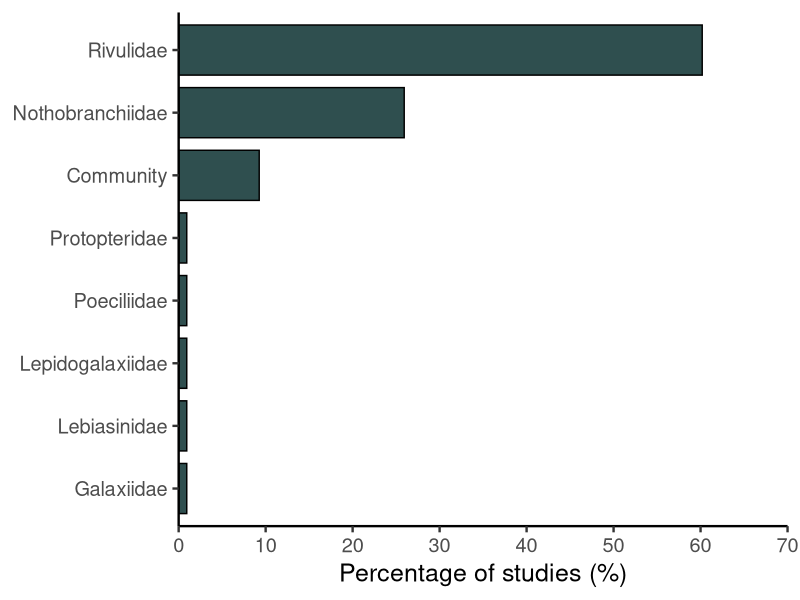
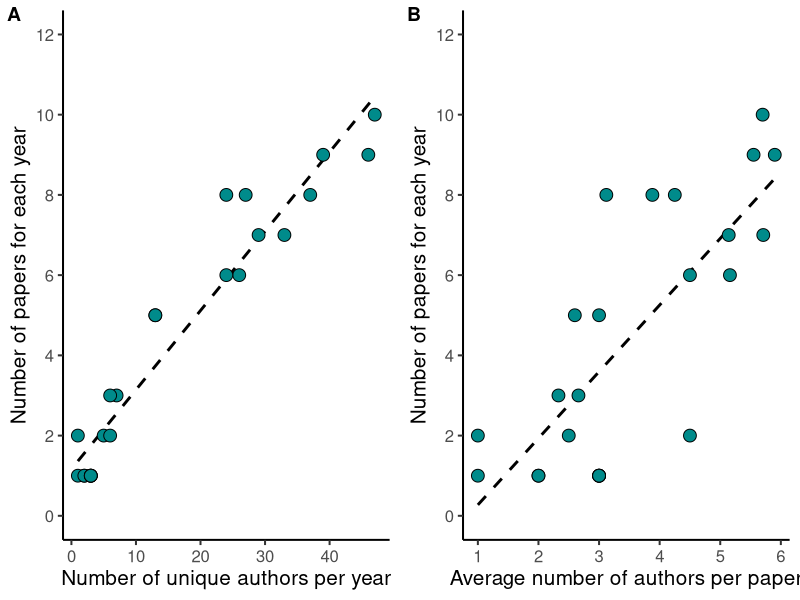
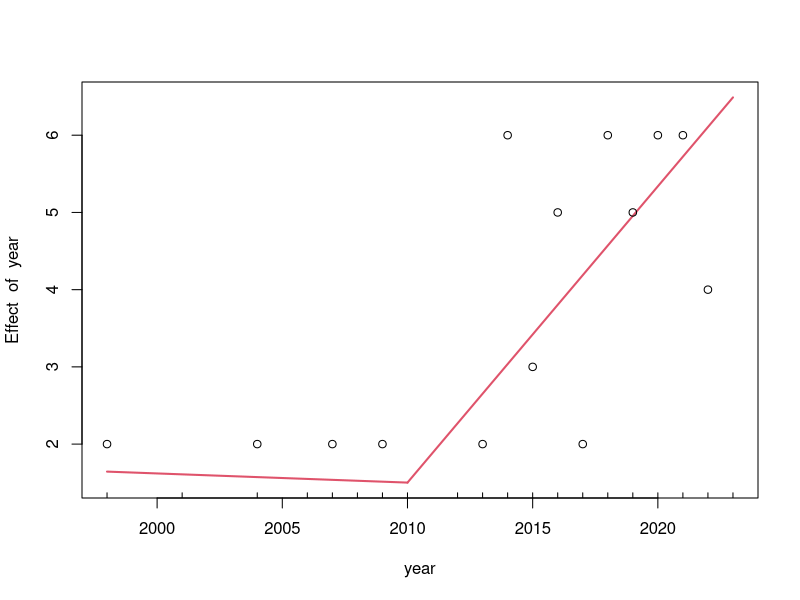
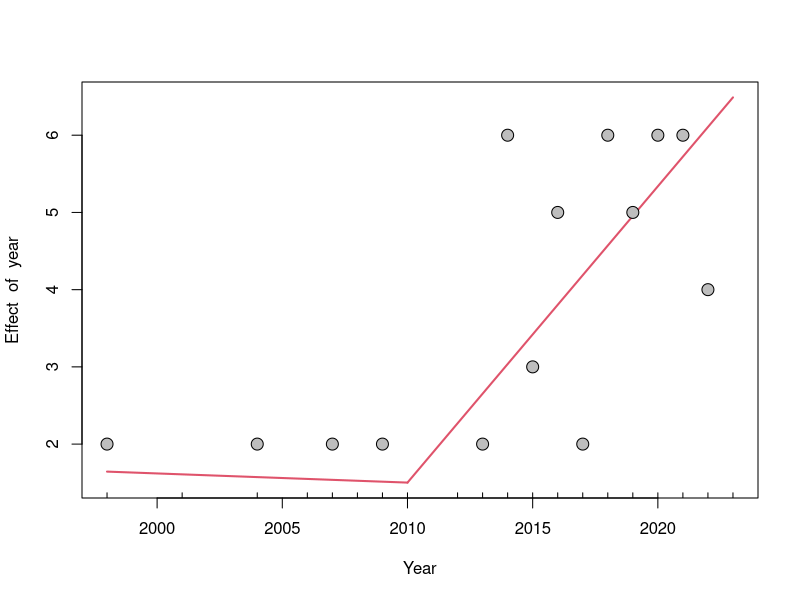
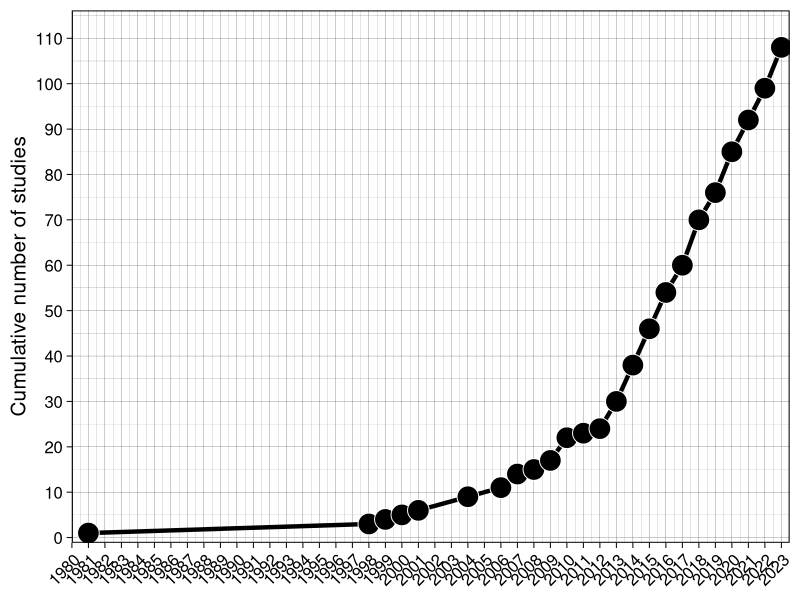
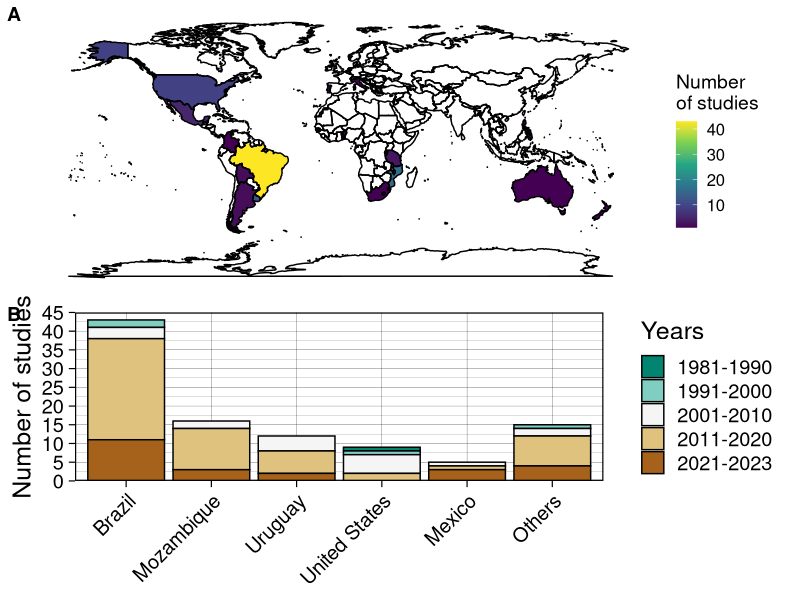
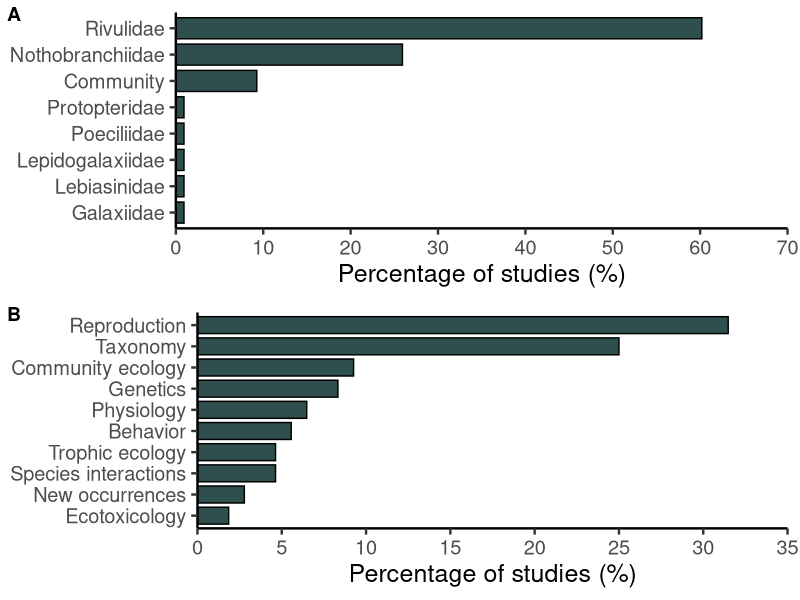
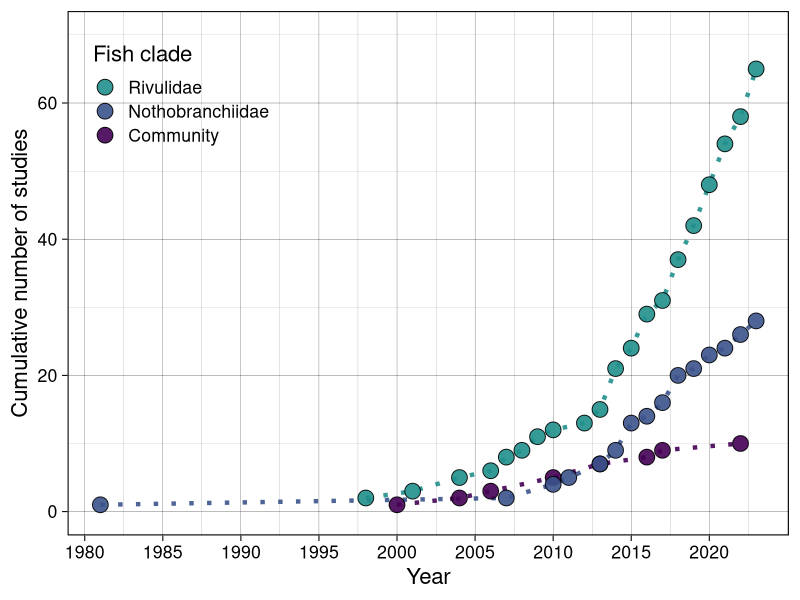

The R script that drew these images, in order:
# Packages and data ---------------
library(readxl)
library(tidyverse)
library(RColorBrewer)
library(cowplot)
library(segmented)

data <- read_excel("raw_data.xlsx")

# Figure 1 ---------------------------
year_count <- data %>% 
  count(year)

Figure_1 <- year_count %>% 
  arrange(year) %>%  
  mutate(cumulative_n = cumsum(n)) %>%  
  ggplot(aes(x = year, y = cumulative_n)) +
  geom_line(color = "black", size = 1.5)+
  geom_point(size = 7, pch = 21, bg = "black",
             col = "white", alpha = 1)+
  scale_y_continuous(expand = c(0.01,0), breaks = seq(0, 110, by = 10),
                     limits = c(0,115))+
  scale_x_continuous(breaks = seq(1980, 2023, by = 1),
                     limits = c(1980, 2023.5),
                     expand = c(0,0))+
  theme_linedraw(base_size = 15)+
  theme(axis.text.x=element_text( 
    angle = 45, hjust = 1))+
  labs(x = NULL, y = "Cumulative number of studies")


ggsave("Figure_1.tiff", width = 11, height = 8)

# Figure 2 ---------------------------
## A)
country_count <- data %>% 
  count(country)

country_df <- country_count[-17,]
world_map <- map_data(map = "world")

country_df$country <- as.factor(country_df$country)
levels(country_df$country)[levels(country_df$country) == "United States"] <- "USA"

f2a <- ggplot(country_df) +
  geom_map(aes(map_id = country, 
               fill = n), map = world_map) +
  geom_polygon(data = world_map, aes(x = long, y = lat,
                                     group = group),
               colour = 'black', fill = NA) +
  expand_limits(x = world_map$long, y = world_map$lat) +
  scale_fill_viridis_c(name = "Number \nof studies")+
  coord_fixed()+
  theme_map()

## B)
country_year_count <- data %>% 
  count(country, year)

country_year_count <- country_year_count[-c(62:66),]

top_countries <- country_year_count %>%
  group_by(country) %>%
  summarise(total_studies = sum(n)) %>%
  arrange(desc(total_studies)) %>%
  slice_head(n = 5) %>%
  pull(country)

country_year_count <- country_year_count %>%
  mutate(country = if_else(country %in% top_countries, as.character(country), "Others")) %>%
  filter(country %in% c(top_countries, "Others"))

country_year_count <- country_year_count %>%
  mutate(decade = case_when(
    year %in% 1981:1990 ~ "1981-1990",
    year %in% 1991:2000 ~ "1991-2000",
    year %in% 2001:2010 ~ "2001-2010",
    year %in% 2011:2020 ~ "2011-2020",
    year %in% 2021:2023 ~ "2021-2023"
  ))

result <- country_year_count %>%
  group_by(country, decade) %>%
  summarise(total_studies = sum(n))

result$country <- factor(result$country,
                         levels = c("Brazil", "Mozambique",
                                    "Uruguay", "United States", 
                                    "Mexico", "Others"))

f2b <- result %>% 
  ggplot(aes(x = country, y = total_studies,
             fill = decade)) +
  geom_bar(stat = "identity", position="stack",
           color = "black") +
  theme_linedraw(base_size = 18)+
  theme(axis.text.x=element_text( 
    angle = 45, hjust = 1,
  )
  )+
  labs(x = NULL, y = "Number of studies",
       fill = "Years")+
  scale_y_continuous(expand = c(0,0),
                     breaks = seq(0, 45, by = 5),
                     limits = c(0,45))+
  scale_fill_brewer(palette="BrBG",
                    direction = -1)

Figure_2 <- plot_grid(f2a, f2b,
                      nrow = 2, labels = "AUTO")

ggsave("Figure_2.jpg", width = 15, height = 13)

# Figure 3 -----------------------
## Groups
family_count <- data %>% 
  count(family)

family_count$perc <- (family_count$n / sum(family_count$n)) *100
family_count$relative <- family_count$n / sum(family_count$n)
sum(family_count$perc)

p1 <- family_count %>% 
  mutate(perc = round(perc, 2)) %>%
  ggplot(aes(x = reorder(family, perc), y = perc))+
  geom_bar(stat = "identity", width = 0.8,
           fill = "darkslategrey", color = "black")+
  labs(x = NULL, y = "Percentage of studies (%)")+
  scale_y_continuous(expand = c(0,0), breaks = seq(0, 70, by = 10),
                     limits = c(0,70))+
  theme_classic(base_size = 18)+
  coord_flip()

p1

## Topics
topic_count <- data %>% 
  count(topic)

topic_count$perc <- (topic_count$n / sum(topic_count$n)) *100
topic_count$relative <- topic_count$n / sum(topic_count$n)
sum(topic_count$perc)

p2 <- topic_count %>% 
  mutate(perc = round(perc, 2)) %>%
  ggplot(aes(x = reorder(topic, perc), y = perc))+
  geom_bar(stat = "identity", width = 0.8,
           fill = "darkslategrey", color = "black")+
  labs(x = NULL, y = "Percentage of studies (%)")+
  scale_y_continuous(expand = c(0,0), breaks = seq(0, 35, by = 5),
                     limits = c(0,35))+
  theme_classic(base_size = 18)+
  coord_flip()

Figure_3 <- plot_grid(p1, p2, nrow = 2, labels = "AUTO")

ggsave("Figure_3.tiff", width = 10, height = 12)

# Table 2 -----------------------
## Topics by family

df <- data %>%
  group_by(family, topic) %>%
  summarise(count = n()) %>%
  ungroup()


# Figure 4 -----------------------
## Group per year

specific_families <- c("Rivulidae",
                       "Nothobranchiidae", 
                       "Community")

family_counts <- data %>%
  filter(family %in% specific_families) %>% 
  group_by(family, year) %>%
  summarise(count = n()) %>%
  ungroup()

family_counts$family <- as.factor(family_counts$family)
levels(family_counts$family)
family_counts$family <- factor(family_counts$family, 
                               levels = rev(levels(family_counts$family)) )


Figure_4 = family_counts %>% 
  arrange(year) %>% 
  group_by(family) %>%
  mutate(cumulative_n = cumsum(count)) %>% 
  ggplot(aes(x = year, y = cumulative_n,
             color = family, group = family,
             fill = family)) +
  geom_line(size = 1.5,
            linetype = 21,
            alpha = 0.9, show.legend = FALSE)+
  geom_point(size = 5, pch = 21,
             col = "black",alpha = 0.9)+
  ylim(0,70)+
  labs(x = "Year", y = "Cumulative number of studies", 
       fill = "Fish clade") +
  #facet_wrap(~family, nrow = 3,
  #          scales = "free")+
  scale_fill_viridis_d(end = 0.5, direction = -1) +  
  scale_color_viridis_d(end = 0.5, direction = -1) +
  scale_x_continuous(breaks = seq(1980, 2023, by = 5))+
  theme_linedraw(base_size = 16)+
  theme(strip.text = element_text(size = 15),
        legend.position = c(0.02, 0.96),  
        legend.justification = c(0, 1),  
        legend.background = element_blank(), 
        legend.key = element_blank()) 

ggsave("Figure_4.tiff", width = 7, height = 6)

# Figure 5 -----------------------
## Topic per year

data$topic
topic_counts <- data %>%
  group_by(topic, year) %>%
  summarize(count = n(), .groups = "drop") %>% 
  complete(topic, year, fill = list(n = 0))

topic_counts$count <- replace(topic_counts$count, 
                              is.na(topic_counts$count), 0)

topic_counts$topic <- factor(topic_counts$topic,
                             levels = c("Reproduction",
                                        "Taxonomy",
                                        "Community ecology",
                                        "Genetics",
                                        "Physiology",
                                        "Trophic ecology",
                                        "Species interactions",
                                        "Behavior",
                                        "New occurrences",
                                        "Ecotoxicology"))

topic_counts$topic <- factor(topic_counts$topic, 
                             levels = rev(levels(topic_counts$topic)) )


textcol <- "black"

Figure_5 <- topic_counts %>%
  ggplot(aes(x = factor(year), y = factor(topic), 
             fill = count)) +
  geom_tile(color = "black", size = 1.1) +
  scale_fill_gradient(low = "white", high = "darkorchid4")+
  scale_y_discrete(expand=c(0, 0))+
  scale_x_discrete(expand = c(0,0))+
  theme_grey(base_size=18)+
  theme(legend.position="right", legend.direction="vertical",
        legend.title=element_text(colour=textcol),
        legend.margin=margin(grid::unit(0, "cm")),
        legend.text=element_text(colour=textcol, size=20, face="bold"),
        legend.key.height=grid::unit(1.5, "cm"),
        legend.key.width=grid::unit(0.5, "cm"),
        axis.text.x=element_text(size=18, colour=textcol, 
                                 angle = 45, hjust = 1),
        axis.text.y=element_text(vjust=0.2, colour=textcol),
        axis.ticks=element_line(size=0.4),
        plot.background=element_blank(),
        panel.border=element_blank(),
        plot.margin=margin(0.7, 0.4, 0.1, 0.2, "cm"),
        plot.title=element_text(colour=textcol, hjust=0, size=14, face="bold")
  )+ 
  labs(fill = NULL, x = NULL, y = NULL)

ggsave("Figure_5.jpg", width = 14, height = 8)

# Exponential regression ---------
year_count <- data %>% 
  count(year)

model <- lm(log(n) ~ year, data = year_count)
summary(model)

# Spearman correlations ---------------------
authors = read_excel("authors_per_year.xlsx")
authors$authors_per_paper_mean = as.numeric(authors$authors_per_paper_mean)
cor.test(authors$single_authors, authors$n_papers_year,
         method = "spearman")
cor.test(authors$authors_per_paper_mean, authors$n_papers_year,
         method = "spearman")

# Figure S1 ----------------------
aut1 = authors %>% 
  ggplot(aes(x = single_authors, y = n_papers_year))+
  geom_smooth(method = "glm",
              se = F, linetype = "dashed",
              color = "black")+
  geom_point(size = 4, shape = 21, fill = "cyan4")+
  theme_classic(base_size = 15)+
  scale_y_continuous(limits = c(0, 12),
                     breaks = seq(0, 12, by = 2))+
  labs(x = "Number of unique authors per year", 
       y = "Number of papers for each year")

aut2 = authors %>% 
  ggplot(aes(x = authors_per_paper_mean, y = n_papers_year))+
  geom_smooth(method = "glm",
              se = F, linetype = "dashed",
              color = "black")+
  geom_point(size = 4, shape = 21, fill = "cyan4")+
  theme_classic(base_size = 15)+
  scale_y_continuous(limits = c(0, 12),
                     breaks = seq(0, 12, by = 2))+
  labs(x = "Average number of authors per paper", 
       y = "Number of papers for each year")

aut3 = plot_grid(aut1, aut2, labels = "AUTO",
                 nrow = 1)
aut3
ggsave("Figure_S1.jpg", aut3, width = 10)

# Figure S2 --------------------
sp_year = read_excel("description_year_Rivulidae.xlsx")


sp_year_df = sp_year %>%
  group_by(description_year) %>%
  summarise(count = n()) %>%
  arrange(desc(count))

min(sp_year_df$description_year)

fig_s2 = sp_year_df %>%
  ggplot(aes(x = description_year, y = count))+
  geom_bar(stat = "identity", width = 1,
           color = "black",
           fill = "cyan4")+
  scale_x_continuous(limits = c(1860, 2024),
                     breaks = seq(1860, 2024, by = 5))+
  scale_y_continuous(limits = c(0,4),
                     breaks = seq(0, 4, by = 1),
                     expand = c(0,0))+
  theme_classic(base_size = 12)+
  theme(axis.text.x=element_text( 
    angle = 90, hjust = 1))+
  labs(x = "Years", y =  "Number of Rivulidae species described")

ggsave("Figure_S2.jpg", fig_s2)

# Figure S3 ----------------------------
subfamily = read_excel("subfamily.xlsx")

subfamily %>% 
  count(subfamily)

subfamily_count <- subfamily %>%
  group_by(subfamily, topic) %>%
  summarize(count = n(), .groups = "drop") %>% 
  group_by(subfamily) %>%
  mutate(percentage = (count / sum(count)) * 100)

subfamily_count$topic = as.factor(subfamily_count$topic )
subfamily_count$topic = factor(subfamily_count$topic ,
                               levels = c("Taxonomy", "Reproduction", "Genetics",
                                          "Physiology", "Behavior", "Trophic ecology",
                                          "Community ecology", "New occurrences",
                                          "Species interactions"))

fig_s3 = subfamily_count %>% 
  ggplot(aes(x= subfamily, y = percentage,
             fill = topic))+
  geom_bar(stat = "identity", width = 0.6,
           color = "black")+
  scale_fill_brewer(palette = "Paired")+
  scale_y_continuous(expand = c(0,0))+
  labs(x = NULL, y = "Percentage (%)",
       fill = "Study topic")+
  theme_classic(base_size = 12)

ggsave("Figure_S3.jpg", fig_s3)

# Segmented regression ---------------------
rivulidae_data <- data %>% filter(family == "Rivulidae")
artigos_por_ano <- rivulidae_data %>% count(year)
modelo_linear <- lm(n ~ year, data = artigos_por_ano)

modelo_segmentado <- segmented(modelo_linear, seg.Z = ~year, psi = 2013)

modelo_segmentado_2012 <- segmented(modelo_linear, seg.Z = ~year, 
                                         psi = c(2012))
summary(modelo_segmentado)
summary(modelo_segmentado_2012)
plot(modelo_segmentado)
points(artigos_por_ano$year, artigos_por_ano$n)

modelo_segmentado_v2 <- segmented(modelo_linear, seg.Z = ~year)
summary(modelo_segmentado_v2)
plot(modelo_segmentado_v2,
     xlab = "Year", lwd = 2)
points(artigos_por_ano$year, artigos_por_ano$n,
       pch = 21, cex = 1.6, col = "black",
       bg = "grey"
)
?points

# Figure S4 ----------------
png("Figure_S4.png", width = 8, height = 6, units = "in", res = 300)

plot(modelo_segmentado_v2, xlab = "Year", lwd = 2)
points(artigos_por_ano$year, artigos_por_ano$n, 
       pch = 21, cex = 2, col = "black", bg = "grey")

dev.off()
